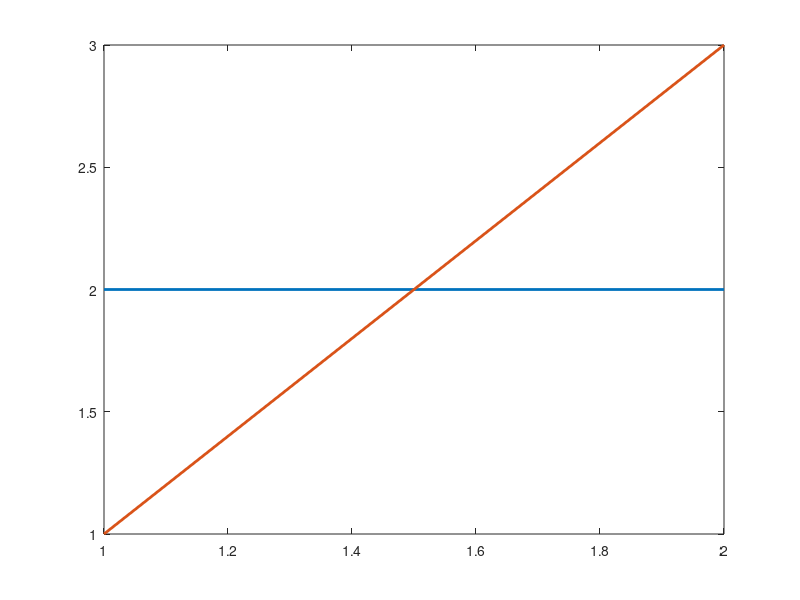

This chart was generated by the following MATLAB code: (Note: this script raises an error after producing the figure.)
%% Combined Plots
%
%%
% Explains how to combine several plots, e.g. plotting on the
% top of an inverse pole figure some important crystal directions.
%
%% General Principle
% In order to tell MATLAB to plot one plot right on the top of an older
% plot one has to use the commands <matlab:doc('hold') hold all> and
% <matlab:doc('hold') hold off>. Let's demonstrate this using a simple
% example.

plot([2 2],'LineWidth',2)

hold all

plot([1 3],'LineWidth',2)

hold off

%% Combine Different EBSD Data
% First, we want to show up two different EBSD data sets in one plot

%%
% let's simulate some EBSD data
cs = crystalSymmetry('-3m');
odf = unimodalODF(orientation.byEuler(0,0,0,cs));
ori = discreteSample(odf,100);
ori_rotated = discreteSample(rotate(odf,rotation.byEuler(60*degree,60*degree,0*degree)),100);

%%
% plot them as a scatter plot in axis / angle parametrized orientation
% space

scatter(ori)
hold all
scatter(ori_rotated);
hold off


%%
% a second way would be to superpose the pole figures of both EBSD data sets.

h = [Miller(0,0,0,1,cs),Miller(1,0,-1,0,cs)];
plotPDF(ori,h,'antipodal','MarkerSize',4)
hold all % keep plot
plotPDF(ori_rotated,h,'MarkerSize',4);
hold off % next plot command deletes all plots


%% Combine countoured pole figures (smooth ODF plots) with EBSD Data Scatter Plots
% You can also combine a contour plot of a model ODF with a scatter plot of single
% orientations.

plotPDF(odf,h,'antipodal','contourf','grid')
mtexColorMap white2black

plot(ori,'DisplayName','EBSD 1',...
  'MarkerSize',5,'MarkerColor','b','MarkerEdgeColor','w','add2all')

plot(ori_rotated,'DisplayName','EBSD 2',...
  'MarkerSize',5,'MarkerColor','r','MarkerEdgeColor','k','add2all');

legend('show','location','northeast')

%%
% and, of course, you can do the same with ODF plots:

plot(odf,'sections',8,'contourf','sigma')
mtexColorMap white2black
plot(ori,'MarkerSize',6,'MarkerColor','b','MarkerEdgeColor','w','add2all')
plot(ori_rotated,'MarkerSize',6,'MarkerColor','r','MarkerEdgeColor','k','add2all');

%% Add Miller Indices to an Inverse Pole Figure Plot
% Next, we are going to add some Miller indices to an inverse pole figure
% plot.

plotIPDF(odf,xvector,'noLabel');
mtexColorMap white2black

hold all % keep plot
plot(Miller(0,0,0,1,cs),'symmetrised','labeled','backgroundColor','w')
plot(Miller(1,1,-2,0,cs),'symmetrised','labeled','backgroundColor','w')
plot(Miller(0,1,-1,0,cs),'symmetrised','labeled','backgroundColor','w')
plot(Miller(0,1,-1,1,cs),'symmetrised','labeled','backgroundColor','w')
hold off % next plot command deletes all plots



%% Combining different plots in one figure
% The next example demonstrates how to arrange arbitrary plots into one
% figure

% let us import some pole figure data
mtexdata dubna

%%
% next, we compute an ODF out of them
odf = calcODF(pf)

%%
% now we want to plot the original data alongsite with the recalculated
% pole figures and with a difference plot
figure('position',[50 50 1200 500])

% set position 1 in a 1x3 matrix as the current plotting position
axesPos = subplot(1,3,1);

% plot pole figure 1 at this position
plot(pf({1}),'parent',axesPos)

% set position 2 in a 1x3 matrix as the current plotting position
axesPos = subplot(1,3,2);

% plot the recalculated pole figure at this position
plotPDF(odf,pf{1}.h,'antipodal','parent',axesPos)

% set position 3 in a 1x3 matrix as the current plotting position
axesPos = subplot(1,3,3);

% plot the difference pole figure at this position
%plotDiff(odf,pf({1}),'parent',axesPos)
